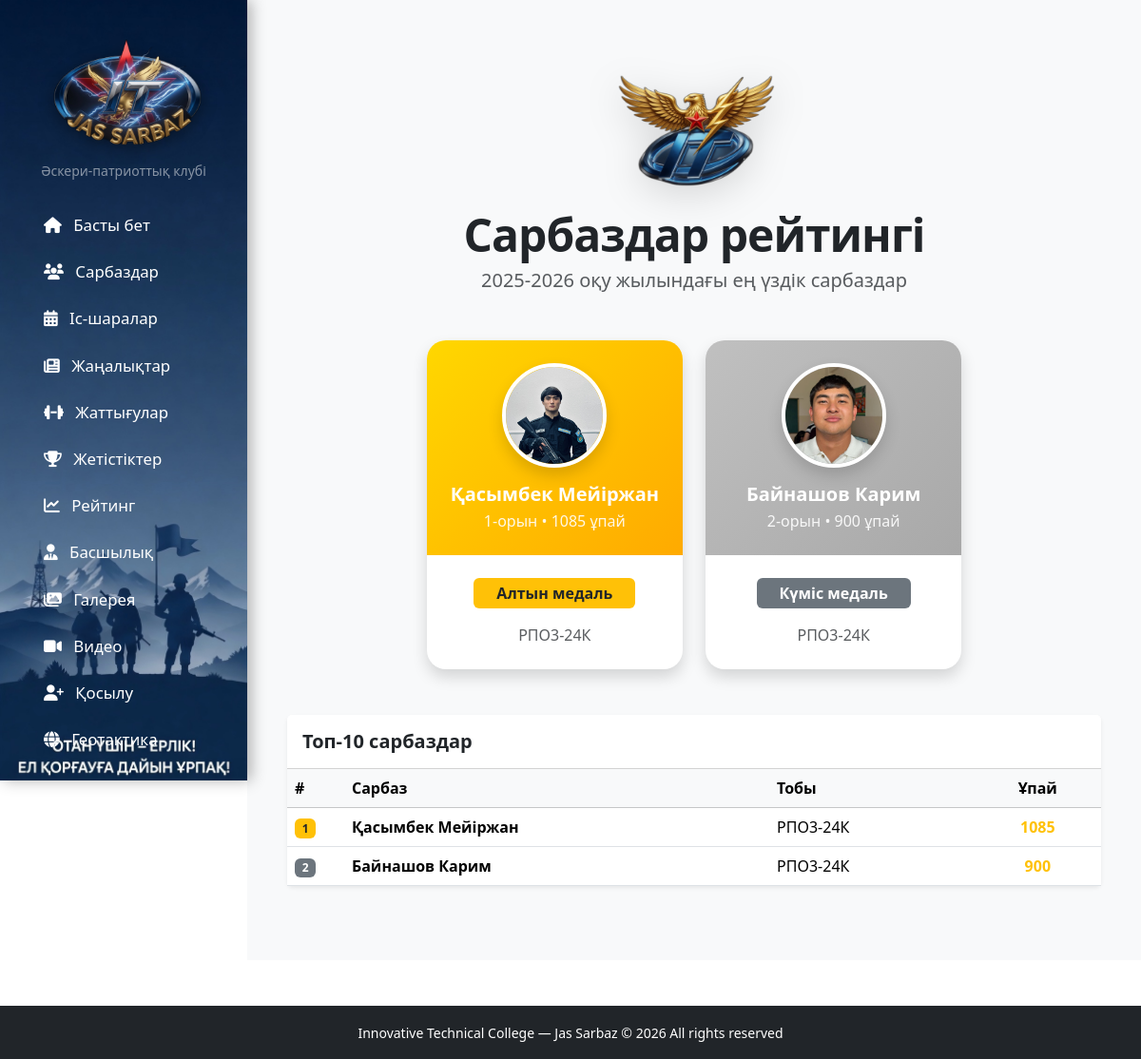
/rating/, run on the app's committed database.
### core/models.py (models this page shows, shortened)
class ClubMember(models.Model):
    full_name = models.CharField("ФИО", max_length=200)
    birth_date = models.DateField("Дата рождения")
    student_id = models.CharField("Жеке номер (JS-23-00157)", max_length=50, unique=True)
    group = models.CharField("Группа", max_length=20, default="MC-23-1")
    photo = models.ImageField("Фото", upload_to='photos/', null=True, blank=True)
    join_date = models.DateField("Дата вступления", default=timezone.now)
    is_active = models.BooleanField("Активен", default=True)
    score = models.PositiveIntegerField(default=0, verbose_name="Ұпай саны")
    drill_score = models.PositiveSmallIntegerField(
        default=1,
        verbose_name="Саптық дайындық (1-5)"
    )
    shooting_score = models.PositiveSmallIntegerField(
        default=1,
        verbose_name="Атыс дайындығы (1-5)"
    )
    tactical_score = models.PositiveSmallIntegerField(
        default=1,
        verbose_name="Тактикалық дайындық (1-5)"
    )
    first_aid_score = models.PositiveSmallIntegerField(
        default=1,
        verbose_name="Алғашқы көмек (1-5)"
    )
    navigation_score = models.PositiveSmallIntegerField(
        default=1,
        verbose_name="Бағдарлау (1-5)"
    )
    patriotism_score = models.PositiveSmallIntegerField(
        default=1,
        verbose_name="Патриотизм (1-5)"
    )
    @property
    def total_score(self):
        skill_sum = (
            getattr(self, 'drill_score', 0) +
            getattr(self, 'shooting_score', 0) +
            getattr(self, 'tactical_score', 0) +
            getattr(self, 'first_aid_score', 0) +
            getattr(self, 'navigation_score', 0) +
            getattr(self, 'patriotism_score', 0)
        )
        base = 300
        achievements_bonus = self.achievements.count() * 50 if hasattr(self, 'achievements') else 0
        commander_bonus = 200 if self.member_type == 'commander' else 0
        active_bonus = 100 if self.is_active else 0
        return base + skill_sum * 15 + achievements_bonus + commander_bonus + active_bonus
    member_type = models.CharField(
        max_length=20,
        choices=MEMBER_TYPE_CHOICES,
        default='sarbaz',
        verbose_name="Тип участника"
    )
    class Meta:
        ordering = ['-score']
    class Meta:
        verbose_name = "Участник"
        verbose_name_plural = "Участники"

### core/views.py (the view)
# urls.py: path('rating/', views.rating, name='rating'),
def rating(request):
    from .models import ClubMember
    members = list(ClubMember.objects.all())
    members.sort(key=lambda m: m.total_score, reverse=True)
    return render(request, 'core/rating.html', {'members': members})

### templates/core/rating.html (shortened to what this page needs)
{% extends 'core/base.html' %}
{% load static %}
{% block content %}
<div class="container py-5">
    <div class="text-center mb-0">
        <img src="{% static 'images/rating.jpg' %}"
             alt="Jas Sarbaz"
             style="max-height: 140px; filter: drop-shadow(0 8px 20px rgba(0,0,0,0.15));">
    </div>
    <div class="text-center mb-5">
        <h1 class="fw-bold display-5 mb-1" style="letter-spacing: -1px;">Сарбаздар рейтингі</h1>
        <p class="text-muted fs-5 mb-0">2025-2026 оқу жылындағы ең үздік сарбаздар</p>
    </div>
    {% if members %}
        <div class="row g-4 mb-5 justify-content-center">
            {% for member in members|slice:":3" %}
            <div class="col-lg-4 col-md-6">
                <div class="card border-0 shadow text-center h-100" style="border-radius: 20px; overflow: hidden;">
                    <div class="py-4" style="background: {% if forloop.counter == 1 %}linear-gradient(135deg, #ffd700, #ffaa00){% elif forloop.counter == 2 %}linear-gradient(135deg, #c0c0c0, #a8a8a8){% else %}linear-gradient(135deg, #cd7f32, #a0522d){% endif %};">
                        <div class="mx-auto mb-3" style="width: 110px; height: 110px;">
                            {% if member.photo %}
                                <img src="{{ member.photo.url }}" class="rounded-circle border border-white border-4 shadow" style="width: 110px; height: 110px; object-fit: cover;">
                            {% else %}
                                <div class="rounded-circle border border-white border-4 shadow d-flex align-items-center justify-content-center" style="width: 110px; height: 110px; background: #f8f9fa;">
                                    <i class="fas fa-user fa-3x text-secondary"></i>
                                </div>
                            {% endif %}
                        </div>
                        <h5 class="fw-bold text-white mb-1">{{ member.full_name }}</h5>
                        <p class="mb-0 text-white" style="opacity: 0.9;">{{ forloop.counter }}-орын • {{ member.total_score }} ұпай</p>
                    </div>
                    <div class="card-body py-4">
                        <div class="badge {% if forloop.counter == 1 %}bg-warning text-dark{% elif forloop.counter == 2 %}bg-secondary{% else %}bg-warning text-dark{% endif %} px-4 py-2 mb-3" style="font-size: 1rem;">
                            {% if forloop.counter == 1 %}Алтын медаль{% elif forloop.counter == 2 %}Күміс медаль{% else %}Қола медаль{% endif %}
                        </div>
                        <p class="text-muted mb-0">{{ member.group }}</p>
                    </div>
                </div>
            </div>
            {% endfor %}
        </div>
        <div class="card border-0 shadow-sm">
            <div class="card-header bg-white py-3">
                <h5 class="mb-0 fw-bold">Топ-10 сарбаздар</h5>
            </div>
            <div class="table-responsive">
                <table class="table align-middle mb-0">
                    <thead class="table-light">
                        <tr>
                            <th style="width: 60px;">#</th>
                            <th>Сарбаз</th>
                            <th>Тобы</th>
                            <th class="text-center">Ұпай</th>
                        </tr>
                    </thead>
                    <tbody>
                        {% for member in members|slice:":10" %}
                        <tr>
                            <td><span class="badge {% if forloop.counter == 1 %}bg-warning text-dark{% elif forloop.counter == 2 %}bg-secondary{% elif forloop.counter == 3 %}bg-warning text-dark{% else %}bg-light text-dark{% endif %}">{{ forloop.counter }}</span></td>
                            <td><strong>{{ member.full_name }}</strong></td>
                            <td>{{ member.group }}</td>
                            <td class="text-center"><strong class="{% if forloop.counter <= 3 %}text-warning{% endif %}">{{ member.total_score }}</strong></td>
                        </tr>
                        {% endfor %}
                    </tbody>
                </table>
            </div>
        </div>
    {% else %}
        <div class="text-center py-5">
            <i class="fas fa-trophy fa-4x text-muted mb-3"></i>
            <h5 class="text-muted">Рейтинг әлі қалыптаспаған</h5>
        </div>
    {% endif %}
</div>
{% endblock %}

### data on the page
ClubMember: photo (picture), full_name "Қасымбек Мейіржан", total_score "1085", shows "Алтын медаль", group "РПО3-24К"
ClubMember: photo (picture), full_name "Байнашов Карим", total_score "900", shows "Күміс медаль", group "РПО3-24К"
